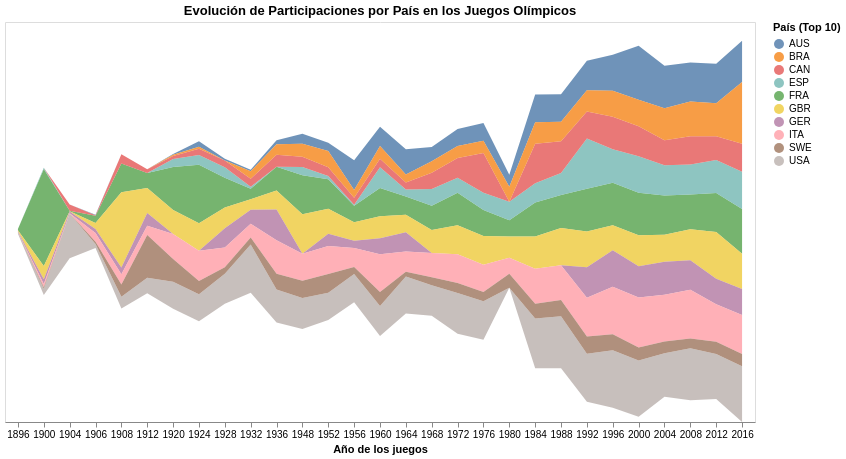

Write notebook code for a chart like this one.
### Code cell
grafico

### Figure 1 — Vega-Lite specification as saved in the notebook (floating-point values rounded to 4 significant figures; data arrays with more than 128 entries replaced by an {"elided": "..."} marker saying what was removed)
{"config": {"view": {"continuousWidth": 300, "continuousHeight": 300}}, "data": {"name": "data-5642098f41b96c906ea0d62e63187b5f"}, "mark": {"type": "area", "opacity": 0.8}, "encoding": {"color": {"field": "NOC", "scale": {"scheme": "tableau10"}, "title": "País (Top 10)", "type": "nominal"}, "tooltip": [{"field": "NOC", "title": "País", "type": "nominal"}, {"field": "Year", "title": "Año", "type": "ordinal"}, {"field": "Participantes", "title": "Atletas", "type": "quantitative"}], "x": {"axis": {"labelAngle": 0}, "field": "Year", "title": "Año de los juegos", "type": "ordinal"}, "y": {"axis": null, "field": "Participantes", "stack": "center", "title": "Cantidad de Atletas", "type": "quantitative"}}, "height": 400, "title": "Evolución de Participaciones por País en los Juegos Olímpicos", "width": 750, "$schema": "https://vega.github.io/schema/vega-lite/v5.20.1.json", "datasets": {"data-5642098f41b96c906ea0d62e63187b5f": {"elided": "256 records"}}}
